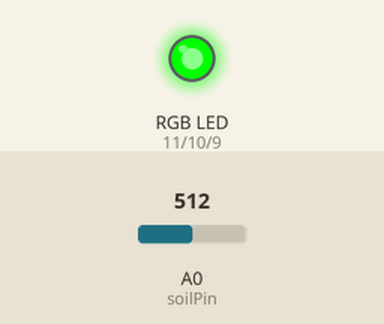
Recording of a sketch running on a simulated Arduino Uno, built with avr-gcc and run on an emulated ATmega328P. On the bench: an RGB LED mixed from three pins (HIGH = lit). The inputs (shaded band) are chosen by the test bench; at power-on: A0 (soilPin) = 512. Pins used as bus, display or sensor lines are not drawn.

Above: at 1.8 s.
1.9 s: A0 (soilPin) set to 685
3.4 s: A0 (soilPin) set to 709
At 5.1 s:
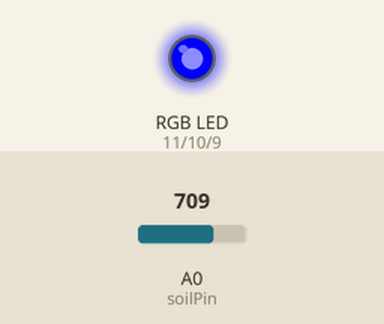
5.6 s: A0 (soilPin) set to 190
At 7.3 s:
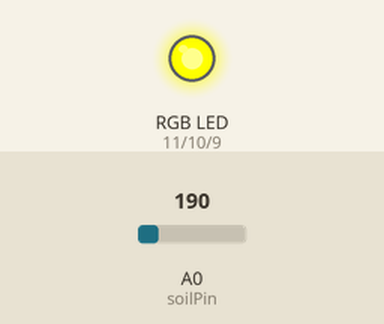
7.6 s: A0 (soilPin) set to 53
9.4 s: A0 (soilPin) set to 45
At 10.5 s:
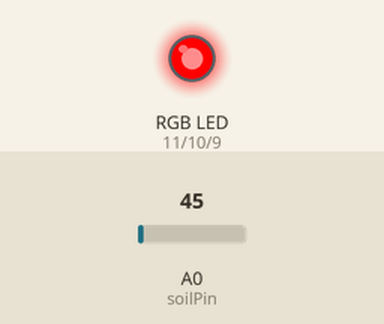
11.7 s: A0 (soilPin) set to 122
At 13.1 s:
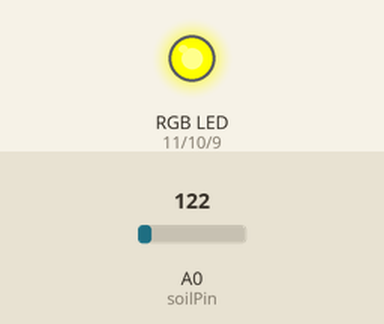
Timing chart, 0 to 14.7 s (numbered marks = the images above; inputs shaded):
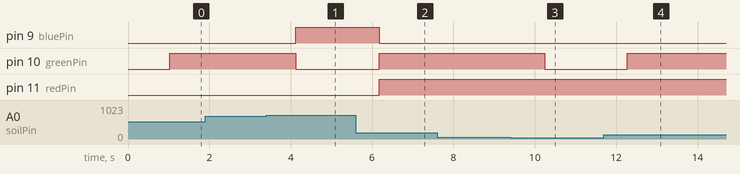

Measured:
- the behaviour switches between 700 and 701 on A0 (soilPin) (found by bisection; images 0 and 1)
- the behaviour switches between 50 and 49 on A0 (soilPin) (found by bisection; images 2 and 3)
- after the input at 1.9 s, every drawn part: stays the same
- after the input at 3.4 s, pin 9 (bluePin): LOW → HIGH after 0.72 s; pin 10 (greenPin): HIGH → LOW after 0.72 s
- after the input at 5.6 s, pin 9 (bluePin): HIGH → LOW after 0.57 s; pin 10 (greenPin), pin 11 (redPin): LOW → HIGH after 0.57 s
- after the input at 7.6 s, every drawn part: stays the same
- after the input at 9.4 s, pin 10 (greenPin): HIGH → LOW after 0.84 s
- after the input at 11.7 s, pin 10 (greenPin): LOW → HIGH after 0.57 s

The sketch:

SmartPlant.ino
```cpp
/*
   SmartPlant v1.0

   Checks plant soil moisture and alerts user when they need to water it.

   Checks soil moisture level against a pre-determined 'suitable' value that was tested
   and take this value to test it against the current soil condition. This is then
   passed through an if statement that changes the colour of the LED for the situation.

   RED - Plant requires watering #RANGE: 0-50
   BLUE - Plant has just been watered/has too much moisture #RANGE: 701+
   Green - Plant is at ideal range #RANGE: 201-700
   Yellow - Needing water soon #RANGE: 51-200

   Created 6/08/2018
   by Jake Roussis

   Dry soil was tested to measure no more than 40. As a result 50 is the threshold for requiring water.
   Wet soil tested between 200 and roughly 660 as a result the range for wet was 200-700
   Soaked soil or just watered was 700+

*/

int val = 0; //Store moisture value
int soilPin = A0; //Variable for sensor
int soilPower = 7; //Variable for sensor power
int waterMe = 50; //Minimum level for when the plant needs water

int redPin = 11; //RGB Red pin
int greenPin = 10; //RGB green pin
int bluePin = 9; //RGB blue pin

void setup() {
 //DEBUGGING LOGGING// Serial.begin(9600); //Open serial over USB
  pinMode(soilPower, OUTPUT); //Initialize
  digitalWrite(soilPower, LOW); // Set to low so no power is flowing through sensor

  pinMode(redPin, OUTPUT);
  pinMode(greenPin, OUTPUT);
  pinMode(bluePin, OUTPUT);

}

int readSoil() {
  digitalWrite(soilPower, HIGH); //Turn sensor ON
  delay(10); //Wait 10ms
  val = analogRead(soilPin); //Read the value from sensor
  digitalWrite(soilPin, LOW); //Turn sensor off
  return val; //Send moisture value
}

void setColour(int redValue, int greenValue, int blueValue) {
  analogWrite(redPin, redValue);
  analogWrite(greenPin, greenValue);
  analogWrite(bluePin, blueValue);
}

void loop() {
/*
 *DEBUGGING LOGGING
  Serial.print("Soil Moisture = ");
  Serial.println(readSoil());
*/
  delay(1000); // Take a reading every once every second

  if (readSoil() < waterMe) {
    setColour(255, 0, 0); //Requires watering
  } else if (readSoil() < 200) {
  setColour(255, 255, 0);
  } else if (readSoil() > 700) {
  setColour(0, 0, 255); //A lot of water detected
  } else {
    setColour(0, 255, 0); //Perfect range of water
  }
}
```
